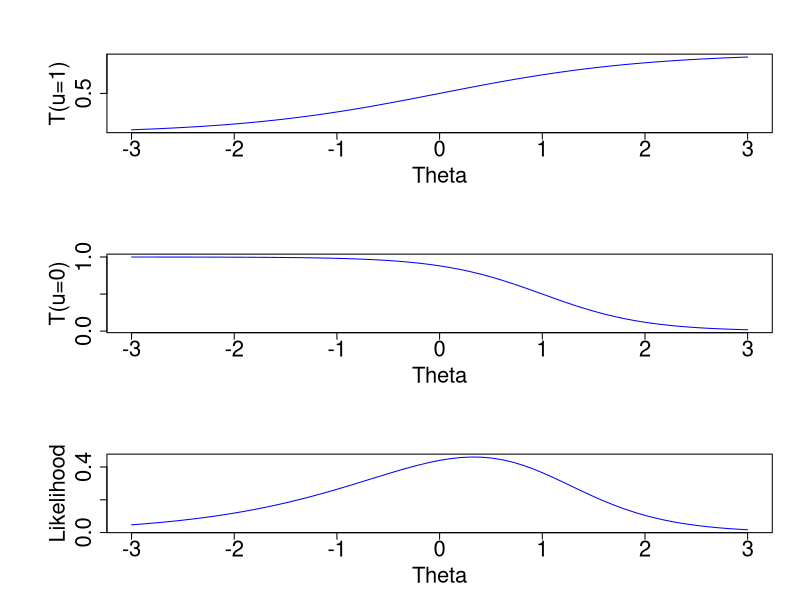
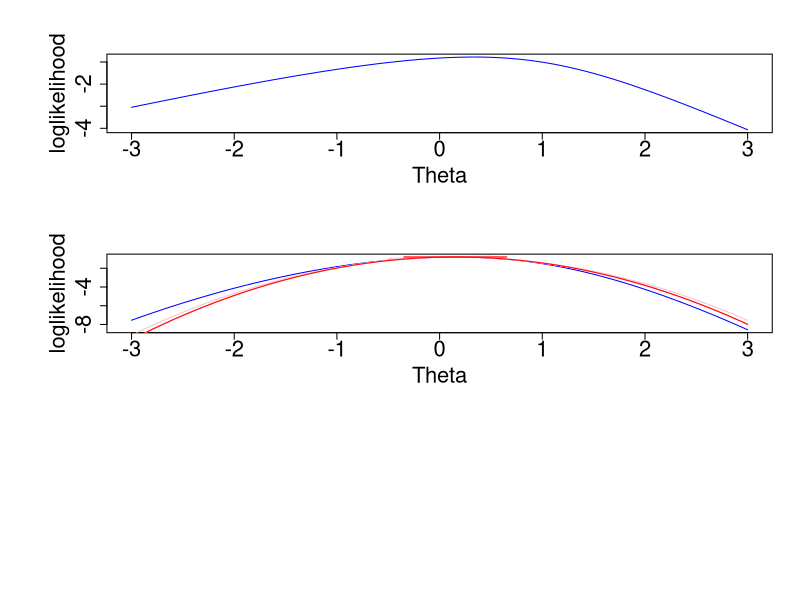

Recreate these plots in R, in order.
########################################################################
#This program calculates ability estimates given known item parameters #
#using MAP                                                             #
########################################################################

#for this example, there are just two items, whose parameters are below:
a <- c(1,2)	# a parameters
b <- c(0,1)	# b parameters


thetaList <- seq(-3,3,0.1)	# list of theta values for plots and quadrature

Tlist <- list(0,0)			# lists of values of the trace lines

#Loops through all the items.
for (i in 1:length(a)) {

#compute probabilities of a correct responde using the 2 PL 
#given the theta parameters in thetaList
#and the item parametrs in the a and b vectors.
	Tlist[[i]] <- 1/(1+exp(-a[i]*(thetaList-b[i])))
}

# draw something like Test Scoring's Figure 3.10, in three panels:
#quartz(width=8, height=10)	# note: quartz is specific to Mac OS X; omit on PCs
par(mfrow=c(3,1), cex.axis=2, cex.lab=2, mar=(c(5, 8, 4, 2)+0.1), lab=c(7,3,7))

#Plot the ICC of the first item.
plot(thetaList,Tlist[[1]],type="l", xlab="Theta", ylab="T(u=1)", col="blue")

#Plot the ICC of the second item.
plot(thetaList,(1-Tlist[[2]]),type="l", xlab="Theta", ylab="T(u=0)", col="blue")

#compute the likelihood = P(1-P)
likelihood <- Tlist[[1]]*(1-Tlist[[2]])

#plots the likelihood as a function of theta.
plot(thetaList,likelihood,type="l", xlab="Theta", ylab="Likelihood", col="blue")

################################################################################

#vector of responses to the two items for a person.
#this person responded the first item correctly and the second incorrectly.
#for MLE, you need a minimum of 2 responses, one correct and one incorrect.
u <- c(1,0)	# responses, positive (right) and negative (wrong)

# now draw the log of the likelihood:

loglikelihood <- log(likelihood)
plot(thetaList,loglikelihood,type="l", xlab="Theta", ylab="loglikelihood", col="blue")


################################################################################
 # MAXIMUM A POSTERIORI (MAP) ESTIMATION
 
#Sets graphing mode
#quartz(width=8, height=10)
par(cex.axis=2, cex.lab=2, mar=(c(5, 8, 4, 2)+0.1), lab=c(7,3,7))

#define a population distribution (prior distribution)
popdist <- exp(-0.5*(thetaList^2))	# compute (proportional to) pop. dist.

# re-compute and re-draw the log of the likelihood with the population distribution.
loglikelihood <- log(likelihood) + log(popdist)
plot(thetaList,loglikelihood,type="l", xlab="Theta", ylab="loglikelihood", col="blue")

# Use the "fixed" version of the Newton-Raphson algorithm with stepsize limit and backtracking:
thetahat <- 0	# thetahat starts at 0, all else same as above
Niter <- 10
StepLimit <- 0.5	# this will limit change to 0.5 per iteration
Lastdl <- 0			# and we need to know last direction (start with none)

#loop through iterations for MAP estimation.
for (iter in 1:Niter) {
	l <- 0		# initialize loglikelihood (don't need to compute this,
	dl <- 0		# except for the graphics), and first and second derivatives
	d2l <- 0
	
	
#loop through responses
	for (i in 1:length(u)) {
	
	#obtain the probability of correct response to an item given the 2PL and item parameters.
		T <- 1/(1+exp(-a[i]*(thetahat-b[i])))
		
		#l is the loglikelihood of the response pattern.
	#it is obtained with a summation of l for a response with the l of previous responses.
		l <- l + u[i]*log(T) + (1-u[i])*log(1 - T)
		
	#dl is the first partial derivative of the loglikelihood with respect to theta
  #it is obtained with a summation of dl of a response to the dl of previous reponses 		
		dl <- dl + a[i] * (u[i]-T)  
		
		 #d2l is the second partial derivative of the loglikelihood with respect to theta.
 #it is obtained with a summation (of negative values) of d2l of a response to the d2l of previous responses.
		d2l <- d2l - (a[i]^2) * T * (1 - T)
	}

# add population distribution terms into loglikelihood, first and second derivatives
	l <- l - 0.5*(T^2) # pop. dist.
	dl <- dl - thetahat
	d2l <- d2l - 1

  #calculate the amount to update theta.
	correction <- dl/d2l

#========================  		  
# the twelve lines below are purely for graphics
	if((abs(correction) < 0.000001) | (iter == Niter))
		lcolor <- "red" else lcolor <- "pink"
	ltheta <- thetahat - 0.5	# these lines draw the
	rtheta <- thetahat + 0.5	# straight lines that
	llinear <- l - dl*0.5		# illustrate the gradient
	rlinear <- l + dl*0.5
	lines(c(ltheta,rtheta),c(llinear, rlinear), col=lcolor)
# the five lines below compute and plot the "fitted" quadratic
	q2 <- d2l/2
	q1 <- dl - (2*q2*thetahat)
	q0 <- l - q1*thetahat - q2*thetahat*thetahat
	quad <- q0 + q1*thetaList + q2*thetaList*thetaList
	lines(thetaList, quad, col=lcolor)
 #============================================================
 
	print(c(thetahat, l, dl, d2l))

	if (d2l > -0.01) d2l <- -0.01 # insurance: don't (get close to) zero divide
 
 # below impose stepsize limit
	if (abs(correction) > StepLimit) correction <- sign(correction)*StepLimit
	
	#updates theta.
	thetahat <- thetahat - correction
	
	#Compare the size of the update amount with the convergence criterion.
	if(abs(correction) < 0.000001) break
	
	if ((dl*Lastdl) < 0.0) {					# if gradient has changed sign
		thetahat <- thetahat + (0.5*correction)	# back up half way
		StepLimit <- 0.5*StepLimit				# "split the difference" or
		dl <- 0									# "false position"
	 }
	Lastdl <- dl
}


